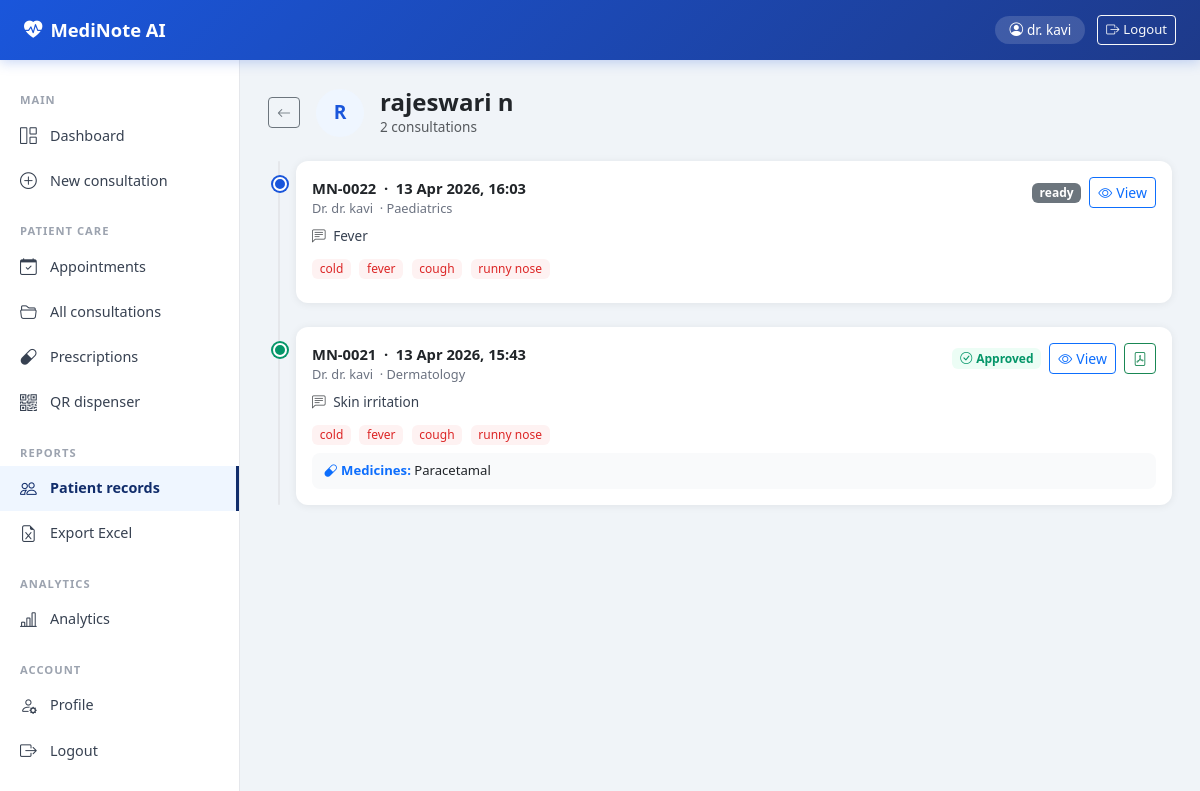
Screenshot of /patients/rajeswari n (signed in) with the database file from the repository.
### models/consultation.py (models this page shows, shortened)
class User(UserMixin, db.Model):
    __tablename__ = "users"
    id            = db.Column(db.Integer, primary_key=True)
    name          = db.Column(db.String(100), nullable=False)
    email         = db.Column(db.String(120), unique=True, nullable=False)
    password_hash = db.Column(db.String(200))
    role          = db.Column(db.String(20), default="doctor")
    created_at    = db.Column(db.DateTime, default=datetime.utcnow)

class Consultation(db.Model):
    __tablename__ = "consultations"
    id           = db.Column(db.Integer, primary_key=True)
    patient_name = db.Column(db.String(100))
    doctor_name  = db.Column(db.String(100))
    audio_file   = db.Column(db.String(200))
    status       = db.Column(db.String(30), default="uploaded")
    created_at   = db.Column(db.DateTime, default=datetime.utcnow)
    approved_at  = db.Column(db.DateTime, nullable=True)
    transcripts  = db.relationship("Transcript", backref="consultation", lazy=True)
    entities     = db.relationship("Entity", backref="consultation", lazy=True)
    notes        = db.relationship("Note", backref="consultation", lazy=True)
    prescriptions = db.relationship("Prescription", backref="consultation", lazy=True)

class Entity(db.Model):
    __tablename__ = "entities"
    id              = db.Column(db.Integer, primary_key=True)
    consultation_id = db.Column(db.Integer, db.ForeignKey("consultations.id"))
    entity_type     = db.Column(db.String(50))
    entity_value    = db.Column(db.String(200))
    metadata_json   = db.Column(db.Text)

### routes/patients.py (the view)
@patients_bp.route("/patients/<path:patient_name>")
@login_required
def patient_detail(patient_name):
    consultations = Consultation.query.filter_by(
        patient_name=patient_name
    ).order_by(Consultation.created_at.desc()).all()
    return render_template("patient_detail.html",
                           patient_name=patient_name,
                           consultations=consultations)

### models/consultation.py (called while the page is built)
@login_manager.user_loader
def load_user(user_id):
    return User.query.get(int(user_id))

### templates/patient_detail.html
{% extends "base.html" %}
{% block content %}
<div class="d-flex align-items-center gap-3 mb-4">
  <a href="{{ url_for('patients.patient_list') }}"
     class="btn btn-outline-secondary btn-sm">
    <i class="bi bi-arrow-left"></i>
  </a>
  <div style="width:48px;height:48px;border-radius:50%;background:#eff6ff;
              display:flex;align-items:center;justify-content:center;
              font-size:1.2rem;font-weight:700;color:#1a56db">
    {{ patient_name[0].upper() }}
  </div>
  <div>
    <h4 class="fw-bold mb-0">{{ patient_name }}</h4>
    <p class="text-muted mb-0" style="font-size:.85rem">
      {{ consultations|length }} consultation{{ "s" if consultations|length != 1 }}
    </p>
  </div>
</div>
{% if consultations %}
<div style="position:relative;padding-left:28px">
  <div style="position:absolute;left:10px;top:0;bottom:0;
              width:2px;background:#e5e7eb;border-radius:2px"></div>
  {% for c in consultations %}
  {% set note = c.notes[0] if c.notes else none %}
  {% set rxs  = c.prescriptions %}
  <div style="position:relative;margin-bottom:24px">
    <div style="position:absolute;left:-23px;top:16px;width:14px;height:14px;
                border-radius:50%;background:{{ '#059669' if c.status=='approved' else '#1a56db' }};
                border:2px solid #fff;box-shadow:0 0 0 2px {{ '#059669' if c.status=='approved' else '#1a56db' }}">
    </div>
    <div class="card p-3">
      <div class="d-flex justify-content-between align-items-start mb-2">
        <div>
          <div class="fw-semibold" style="font-size:.92rem">
            MN-{{ '%04d' % c.id }} &nbsp;·&nbsp; {{ c.created_at.strftime("%d %b %Y, %H:%M") }}
          </div>
          <div style="font-size:.8rem;color:#6b7280">
            Dr. {{ c.doctor_name }}
            {% set dept = c.entities|selectattr("entity_type","equalto","department")|list %}
            {% if dept %}&nbsp;·&nbsp;{{ dept[0].entity_value }}{% endif %}
          </div>
        </div>
        <div class="d-flex gap-2 align-items-center">
          {% if c.status == "approved" %}
          <span class="badge" style="background:#ecfdf5;color:#059669;font-size:.75rem">
            <i class="bi bi-check-circle me-1"></i>Approved
          </span>
          {% else %}
          <span class="badge bg-secondary" style="font-size:.75rem">
            {{ c.status }}
          </span>
          {% endif %}
          <a href="{{ url_for('consultation.review', id=c.id) }}"
             class="btn btn-sm btn-outline-primary">
            <i class="bi bi-eye me-1"></i>View
          </a>
          {% if c.status == "approved" %}
          <a href="{{ url_for('consultation.export_pdf', id=c.id) }}"
             class="btn btn-sm btn-outline-success">
            <i class="bi bi-file-pdf"></i>
          </a>
          {% endif %}
        </div>
      </div>
      {% set cc = c.entities|selectattr("entity_type","equalto","chief_complaint")|list %}
      {% if cc %}
      <div class="mb-2" style="font-size:.85rem;color:#374151">
        <i class="bi bi-chat-left-text me-1 text-muted"></i>
        {{ cc[0].entity_value }}
      </div>
      {% endif %}
      {% set symptoms = c.entities|selectattr("entity_type","equalto","symptoms")|list %}
      {% if symptoms %}
      <div class="mb-2">
        {% for s in symptoms[:4] %}
        <span class="badge me-1"
              style="background:#fef2f2;color:#dc2626;font-weight:400;font-size:.75rem">
          {{ s.entity_value }}
        </span>
        {% endfor %}
      </div>
      {% endif %}
      {% if rxs %}
      <div style="background:#f9fafb;border-radius:8px;padding:8px 12px;font-size:.82rem">
        <span class="fw-semibold text-primary">
          <i class="bi bi-capsule me-1"></i>Medicines:
        </span>
        {{ rxs|map(attribute='medicine_name')|join(", ") }}
      </div>
      {% endif %}
    </div>
  </div>
  {% endfor %}
</div>
{% else %}
<div class="text-center text-muted py-5">
  <i class="bi bi-inbox" style="font-size:3rem;opacity:.3"></i>
  <p class="mt-3">No consultations found for this patient</p>
</div>
{% endif %}
{% endblock %}

### templates/base.html (shortened to what this page needs)
<!DOCTYPE html>
<html lang="en">
<head>
  <link href="https://cdn.jsdelivr.net/npm/bootstrap@5.3.0/dist/css/bootstrap.min.css" rel="stylesheet"/>
  <link href="https://cdn.jsdelivr.net/npm/bootstrap-icons@1.10.5/font/bootstrap-icons.css" rel="stylesheet"/>
</head>
<body>
{% set authenticated = current_user.is_authenticated %}
{% if authenticated %}
<div class="topbar">
  <a href="{{ url_for('dashboard.dashboard') }}" class="topbar-brand">
    <i class="bi bi-heart-pulse-fill"></i>MediNote AI
  </a>
  <div class="topbar-user">
    <span class="user-pill"><i class="bi bi-person-circle me-1"></i>{{ current_user.name }}</span>
    <a href="{{ url_for('auth.logout') }}" class="btn btn-sm btn-outline-light" style="font-size:.82rem">
      <i class="bi bi-box-arrow-right me-1"></i>Logout
    </a>
  </div>
</div>
<div class="sidebar">
    <div class="sidebar-label">Main</div>
    <a href="{{ url_for('dashboard.dashboard') }}"
       class="sidebar-link {% if request.endpoint == 'dashboard.dashboard' %}active{% endif %}">
      <i class="bi bi-grid-1x2"></i>Dashboard
    </a>
    <a href="{{ url_for('consultation.consent') }}"
       class="sidebar-link {% if request.endpoint in ['consultation.consent','consultation.upload'] %}active{% endif %}">
      <i class="bi bi-plus-circle"></i>New consultation
    </a>
    <div class="sidebar-label mt-2">Patient care</div>
    <a href="{{ url_for('patients.appointments') }}"
       class="sidebar-link {% if request.endpoint == 'patients.appointments' %}active{% endif %}">
      <i class="bi bi-calendar-check"></i>Appointments
    </a>
    <a href="{{ url_for('dashboard.all_consultations') }}"
       class="sidebar-link {% if request.endpoint == 'dashboard.all_consultations' %}active{% endif %}">
      <i class="bi bi-folder2-open"></i>All consultations
    </a>
    <a href="{{ url_for('patients.prescriptions') }}"
       class="sidebar-link {% if request.endpoint == 'patients.prescriptions' %}active{% endif %}">
      <i class="bi bi-capsule"></i>Prescriptions
    </a>
    <a href="{{ url_for('patients.qr_dispenser') }}"
       class="sidebar-link {% if request.endpoint == 'patients.qr_dispenser' %}active{% endif %}">
      <i class="bi bi-qr-code"></i>QR dispenser
    </a>
    <div class="sidebar-label mt-2">Reports</div>
    <a href="{{ url_for('patients.patient_list') }}"
       class="sidebar-link {% if request.endpoint in ['patients.patient_list','patients.patient_detail'] %}active{% endif %}">
      <i class="bi bi-people"></i>Patient records
    </a>
    <a href="{{ url_for('consultation.export_excel') }}"
       class="sidebar-link">
      <i class="bi bi-file-earmark-excel"></i>Export Excel
    </a>
    <div class="sidebar-label mt-2">Analytics</div>
    <a href="{{ url_for('patients.analytics') }}"
       class="sidebar-link {% if request.endpoint == 'patients.analytics' %}active{% endif %}">
      <i class="bi bi-bar-chart-line"></i>Analytics
    </a>
    <div class="sidebar-label mt-2">Account</div>
    <a href="{{ url_for('patients.profile') }}"
       class="sidebar-link {% if request.endpoint == 'patients.profile' %}active{% endif %}">
      <i class="bi bi-person-gear"></i>Profile
    </a>
    <a href="{{ url_for('auth.logout') }}" class="sidebar-link">
      <i class="bi bi-box-arrow-right"></i>Logout
    </a>
  </div>
{% endif %}
{% if authenticated %}
<div class="main-content">
{% else %}
<div class="container mt-4">
{% endif %}
  {% block content %}{% endblock %}
</div>
</body>
</html>

### templates/base.html (style rules this page uses)
:root { --primary:#112d6b; --primary-dk:#1341b8; --sidebar-w:240px; }
body { background:#f0f4f8; font-family:'Segoe UI',sans-serif; margin:0; }
.topbar { height:60px; background:linear-gradient(135deg,#1a56db 0%,#1e3a8a 100%); display:flex; align-items:center; padding:0 24px; position:fixed; top:0; left:0; right:0; z-index:1000; box-shadow:0 2px 12px rgba(26,86,219,.25); }
.topbar-brand { font-size:1.15rem; font-weight:700; color:#fff; text-decoration:none; }
.topbar-brand i { margin-right:8px; }
.topbar-user { margin-left:auto; display:flex; align-items:center; gap:12px; }
.user-pill { background:rgba(255,255,255,.15); border-radius:20px; padding:4px 14px; color:#fff; font-size:.85rem; }
.sidebar { width:var(--sidebar-w); background:#fff; position:fixed; top:60px; left:0; bottom:0; border-right:1px solid #e5e7eb; padding:20px 0; overflow-y:auto; z-index:900; }
.sidebar-label { font-size:.7rem; font-weight:700; color:#9ca3af; letter-spacing:1px; text-transform:uppercase; padding:12px 20px 4px; }
.sidebar-link { display:flex; align-items:center; gap:10px; padding:10px 20px; color:#374151; text-decoration:none; font-size:.9rem; transition:background .15s; }
.sidebar-link.active { background:#eff6ff; color:var(--primary); border-right:3px solid var(--primary); font-weight:600; }
.sidebar-link i { font-size:1.05rem; width:20px; }
.main-content { margin-left:var(--sidebar-w); margin-top:60px; padding:28px; min-height:calc(100vh - 60px); }
.card { border:none!important; border-radius:12px!important; box-shadow:0 1px 8px rgba(0,0,0,.07)!important; }

### rows the page displays
User: name "dr. kavi"
Consultation: id "0022", created_at "13 Apr 2026, 16:03", doctor_name "dr. kavi", status "ready"
Entity: entity_value "Paediatrics"
Entity: entity_value "Fever"
Entity: entity_value "cold"
Entity: entity_value "fever"
Entity: entity_value "cough"
Entity: entity_value "runny nose"
Consultation: id "0021", created_at "13 Apr 2026, 15:43", doctor_name "dr. kavi", status "approved" (drawn), rxs "Paracetamal"
Entity: entity_value "Dermatology"
Entity: entity_value "Skin irritation"
Entity: entity_value "cold"
Entity: entity_value "fever"
Entity: entity_value "cough"
Entity: entity_value "runny nose"

### other values shown
{{ patient_name[0].upper() }} "R"
{{ patient_name }} "rajeswari n"
{{ consultations|length }} "2"
{{ "s" if consultations|length != 1 }} "s"
